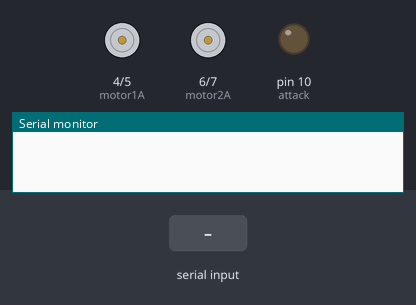
A sketch run on a simulated Arduino Uno, built with avr-gcc and run on an emulated ATmega328P. Shown: motor-driver pin pairs drawn as motors (green arrow = first pin HIGH = forward, orange = second pin HIGH = backward, longer = more drive), output pins drawn as LEDs (lit = HIGH), the last lines printed to the serial monitor. The test bench sets the inputs (shaded band).

Above: at 1.2 s.
1.3 s: "F" received over Serial
At 2.5 s:
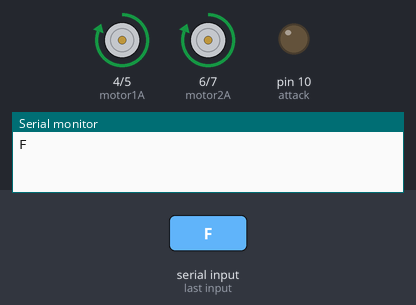
2.8 s: "B" received over Serial
At 3.8 s:
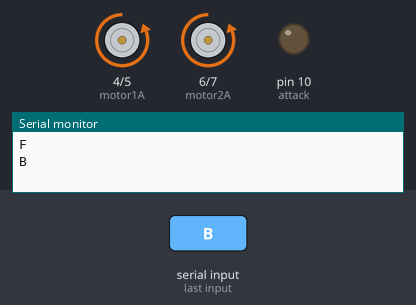
4.3 s: "L" received over Serial
At 5.0 s:
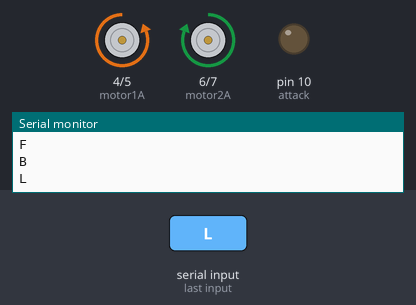
5.8 s: "R" received over Serial
At 6.1 s:
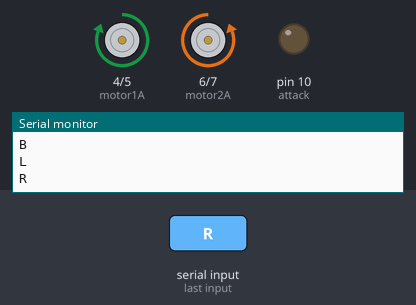
7.3 s: "A" received over Serial
At 8.4 s:
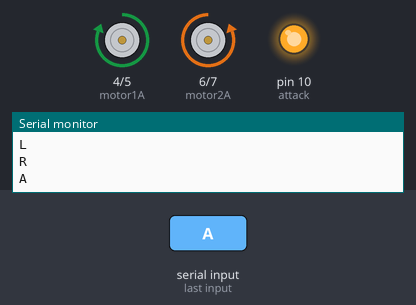
8.8 s: "S" received over Serial
At 9.6 s:
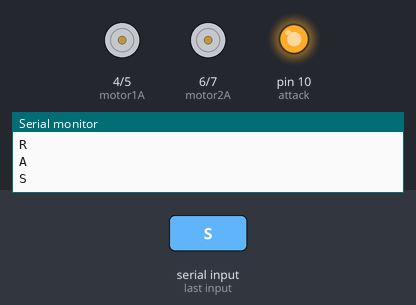
Timing chart, 0 to 11.3 s (numbered marks = the images above; inputs shaded):
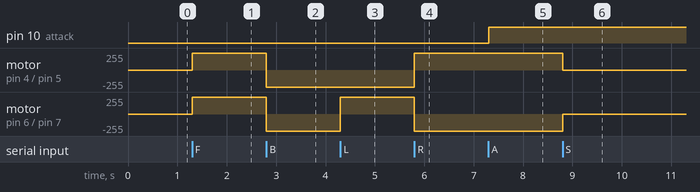

Measured:
- after the input at 1.3 s, motor on pin 4 (motor1A) / pin 5 (motor1B), motor on pin 6 (motor2A) / pin 7 (motor2B): stopped → forward 255/255 at once
- after the input at 2.8 s, motor on pin 4 (motor1A) / pin 5 (motor1B), motor on pin 6 (motor2A) / pin 7 (motor2B): forward 255/255 → backward 255/255 at once
- after the input at 4.3 s, motor on pin 6 (motor2A) / pin 7 (motor2B): backward 255/255 → forward 255/255 at once
- after the input at 5.8 s, motor on pin 4 (motor1A) / pin 5 (motor1B): backward 255/255 → forward 255/255 at once; motor on pin 6 (motor2A) / pin 7 (motor2B): forward 255/255 → backward 255/255 at once
- after the input at 7.3 s, pin 10 (attack): LOW → HIGH at once
- after the input at 8.8 s, motor on pin 4 (motor1A) / pin 5 (motor1B): forward 255/255 → stopped at once; motor on pin 6 (motor2A) / pin 7 (motor2B): backward 255/255 → stopped at once

The sketch:

soccer_car_bluetooth.ino
```cpp
// Define Motor Pins
const int motor1A = 4;
const int motor1B = 5;
const int motor2A = 6;
const int motor2B = 7;
const int attack = 10;

char command;  // Store received command
bool attack_status = false;
void setup() {
    Serial.begin(9600);  // Hardware Serial for Bluetooth
    pinMode(motor1A, OUTPUT);
    pinMode(motor1B, OUTPUT);
    pinMode(motor2A, OUTPUT);
    pinMode(motor2B, OUTPUT);
    pinMode(attack,OUTPUT);
}

void loop() {
    if (Serial.available()) {

        command = Serial.read();
        Serial.println(command); // Debugging
        controlCar(command);
    }
    if(attack_status){
      digitalWrite(attack,HIGH);
    }
    else{
      digitalWrite(attack,LOW);
    }
}

// Function to move the car
void controlCar(char cmd) {
    switch (cmd) {
        case 'F': moveForward(); break;
        case 'B': moveBackward(); break;
        case 'L': turnLeft(); break;
        case 'R': turnRight(); break;
        case 'S': stopCar(); break;
        case 'A': attackBall();break;
    }
}

void attackBall(){
  // toogle_attack_status
attack_status = !attack_status;
}

// Function to move forward
void moveForward() {
    digitalWrite(motor1A, HIGH);
    digitalWrite(motor1B, LOW);
    digitalWrite(motor2A, HIGH);
    digitalWrite(motor2B, LOW);
}

// Function to move backward
void moveBackward() {
    digitalWrite(motor1A, LOW);
    digitalWrite(motor1B, HIGH);
    digitalWrite(motor2A, LOW);
    digitalWrite(motor2B, HIGH);
}

// Function to turn left
void turnLeft() {
    digitalWrite(motor1A, LOW);
    digitalWrite(motor1B, HIGH);
    digitalWrite(motor2A, HIGH);
    digitalWrite(motor2B, LOW);
}

// Function to turn right
void turnRight() {
    digitalWrite(motor1A, HIGH);
    digitalWrite(motor1B, LOW);
    digitalWrite(motor2A, LOW);
    digitalWrite(motor2B, HIGH);
}

// Function to stop the car
void stopCar() {
    digitalWrite(motor1A, LOW);
    digitalWrite(motor1B, LOW);
    digitalWrite(motor2A, LOW);
    digitalWrite(motor2B, LOW);
}
```
